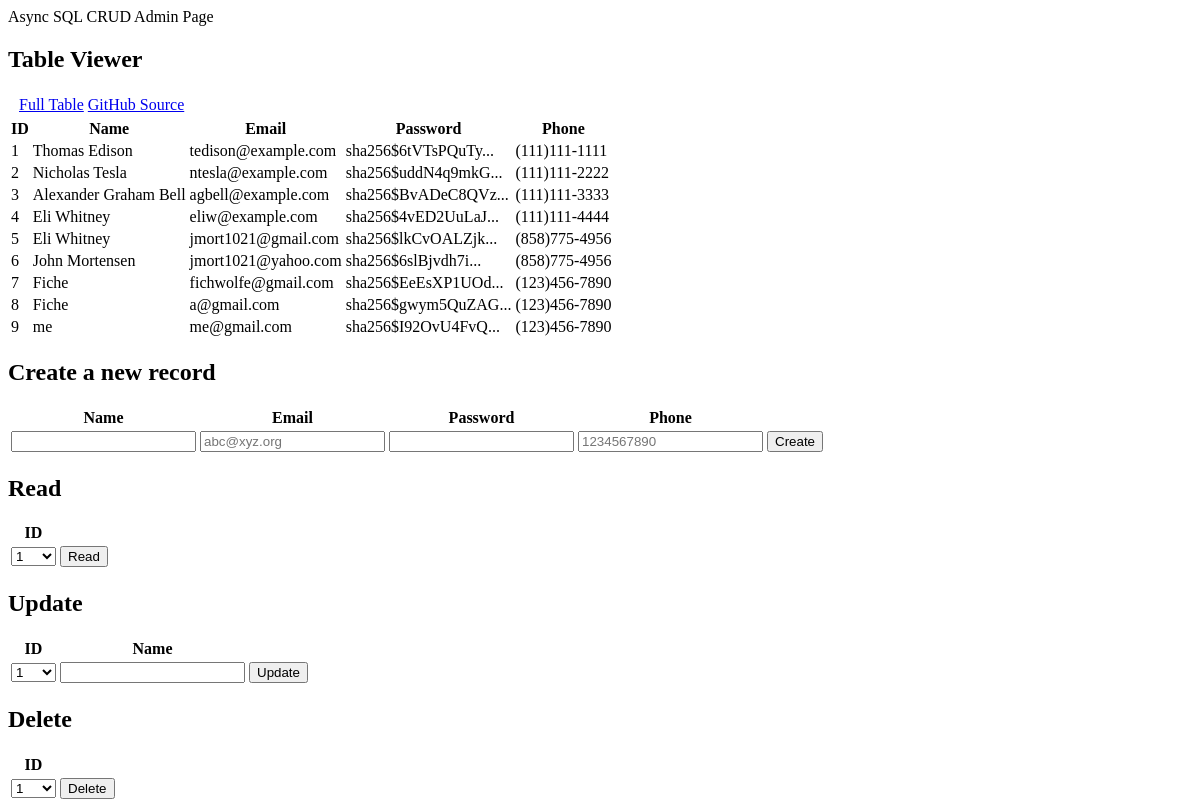
Before: /crud_api/ with the older database file.
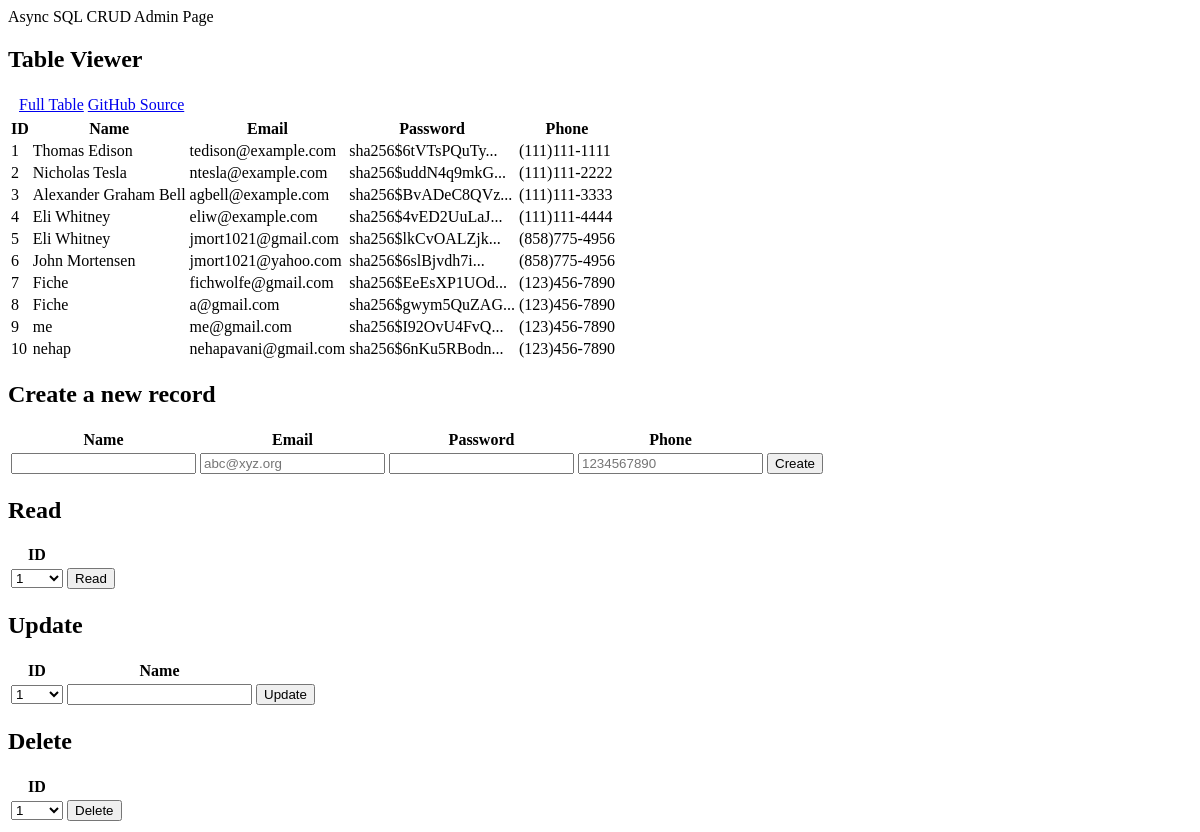
After: the same page with the newer database file.
### templates/cruddy/model.py (models this page shows, shortened)
class Users(UserMixin, db.Model):
    userID = db.Column(db.Integer, primary_key=True)
    name = db.Column(db.String(255), unique=False, nullable=False)
    email = db.Column(db.String(255), unique=True, nullable=False)
    password = db.Column(db.String(255), unique=False, nullable=False)
    phone = db.Column(db.String(255), unique=False, nullable=False)
    def read(self):
        return {
            "userID": self.userID,
            "name": self.name,
            "email": self.email,
            "password": self.password,
            "phone": self.phone,
            "query": "by_alc"  # This is for fun, a little watermark
        }

### templates/cruddy/app_crud_api.py (the view)
@app_crud_api.route('/')
def crud_api():
    return render_template("cruddy/templates/crud_async.html", table=users_all())

### templates/cruddy/query.py (called while the page is built)
def users_all():
    return users_all_alc()

def users_all_alc():
    table = Users.query.all()
    json_ready = [peep.read() for peep in table]
    return json_ready

### templates/cruddy/templates/crud_async.html (shortened to what this page needs)
<!DOCTYPE html>
{% block content %}
    <div class="container py-4 text-light bg-success">
        <header class="pb-3 mb-4 border-bottom">
            <div class="d-flex align-items-center text-light text-decoration-none">
                <span class="fs-4">Async SQL CRUD Admin Page</span>
            </div>
        </header>
        <div class="container py-4">
            <div class="p-5 mb-4 bg-light text-dark rounded-3">
                <h2>Table Viewer</h2>
                <div class="row align-items-md-stretch">
                    <table class="table">
                        <tbody>
                        <tr>
                            <td></td>
                            <td></td>
                            <td><a href={{url_for('crud_api.crud_api')}}>Full Table </a></td>
                            <td><a href="https://github.com/nighthawkcoders/nighthawk_csp/tree/master/crud">GitHub Source</a></td>
                        </tr>
                        </tbody>
                    </table>
                </div>
                <div class="row align-items-md-stretch">
                    <div class="container-fluid py-5">
                        <table class="table" id="users">
                            <thead>
                            <tr>
                                <th>ID</th>
                                <th>Name</th>
                                <th>Email</th>
                                <th>Password</th>
                                <th>Phone</th>
                            </tr>
                            </thead>
                            <tbody id="result">
                            {% for row in table %}
                                {% set pn = "" ~ row['phone'] %}
                                {% set pnf = "(" ~ pn[0:3] ~ ")" ~ pn[3:6] ~ "-" ~ pn[6:10] %}
                                <tr>
                                    <td>{{ row['userID'] }}</td>
                                    <td>{{ row['name'] }}</td>
                                    <td>{{ row['email'] }}</td>
                                    <td>{{ row['password'] | truncate(20) }}</td>
                                    <td>{{ pnf }}</td>
                                </tr>
                            {% endfor %}
                            </tbody>
                        </table>
                    </div>
                </div>
            </div>
        </div>
        <div class="container py-4">
            <div class="p-5 mb-4 bg-light text-dark rounded-3">
                <h2>Create a new record</h2>
                <table class="table">
                    <thead>
                    <tr>
                        <th><label for="name">Name</label></th>
                        <th><label for="email">Email</label></th>
                        <th><label for="password">Password</label></th>
                        <th><label for="phone">Phone</label></th>
                    </tr>
                    </thead>
                    <tbody>
                    <tr>
                        <td><input type="text" name="name" id="name" required></td>
                        <td><input type="email" name="email" id="email" placeholder="abc@xyz.org" required></td>
                        <td><input type="password" name="password" id="password" required></td>
                        <td><input type="tel" name="phone" id="phone" pattern="[0-9]{10}" placeholder="1234567890" required></td>
                        <td ><button onclick="create_User()">Create</button></td>
                    </tr>
                    </tbody>
                </table>
            </div>
        </div>
        <div class="container py-4">
            <div class="row mb-4 bg-light text-dark rounded-3">
                <div class="col-md-3">
                    <div class="p-5 mb-4 bg-light text-dark rounded-3">
                        <h2>Read</h2>
                        <table id="read_table">
                            <tr><th><label for="read_userid">ID</label></th></tr>
                            <tr>
                                <td>
                                    <select name="userid" id="read_userid">
                                        <optgroup id="ogr_userid" label="userid" >
                                            {% for row in table %}
                                                <option id="option" label="{{ row['userID'] }}">{{ row['userID'] }}</option>
                                            {% endfor %}
                                        </optgroup>
                                    </select>
                                </td>
                                <td>
                                    <button onclick="read_User()">Read</button>
                                </td>
                            </tr>
                        </table>
                    </div>
                </div>
                <div class="col-md-6">
                    <div class="p-5 mb-4 bg-light text-dark rounded-3">
                        <h2>Update</h2>
                        <table id="update_table">
                            <tr>
                                <th><label for="update_userid">ID</label></th>
                                <th><label for="update_name">Name</label></th>
                            </tr>
                            <tr>
                                <td>
                                    <select name="userid" id="update_userid">
                                        <optgroup id="ogu_userid" label="userid" >
                                            {% for row in table %}
                                                <option label="{{ row['userID'] }}">{{ row['userID'] }}</option>
                                            {% endfor %}
                                        </optgroup>
                                    </select>
                                </td>
                                <td><input type="text" name="name" id="update_name" required></td>
                                <td> <button onclick="update_User()">Update</button>
                                </td>
                            </tr>
                        </table>
                    </div>
                </div>
                <div class="col-md-3">
                    <div class="p-5 mb-4 bg-light text-dark rounded-3">
                        <h2>Delete</h2>
                        <table id="read_table">
                            <tr><th><label for="delete_userid">ID</label></th></tr>
                            <tr>
                                <td>
                                    <select name="userid" id="delete_userid">
                                        <optgroup id="ogd_userid" label="userid">
                                            {% for row in table %}
                                                <option label="{{ row['userID'] }}">{{ row['userID'] }}</option>
                                            {% endfor %}
                                        </optgroup>
                                    </select>
                                </td>
                                <td><button onclick="delete_User()">Delete</button></td>
                            </tr>
                        </table>
                    </div>
                </div>
            </div>
        </div>
    </div>
{% endblock %}

Changed rows visible on the page:
added Users: userID "10", name "nehap", email "nehapavani@gmail.com", password "sha256$6nKu5RBodn...", pnf "(123)456-7890"
